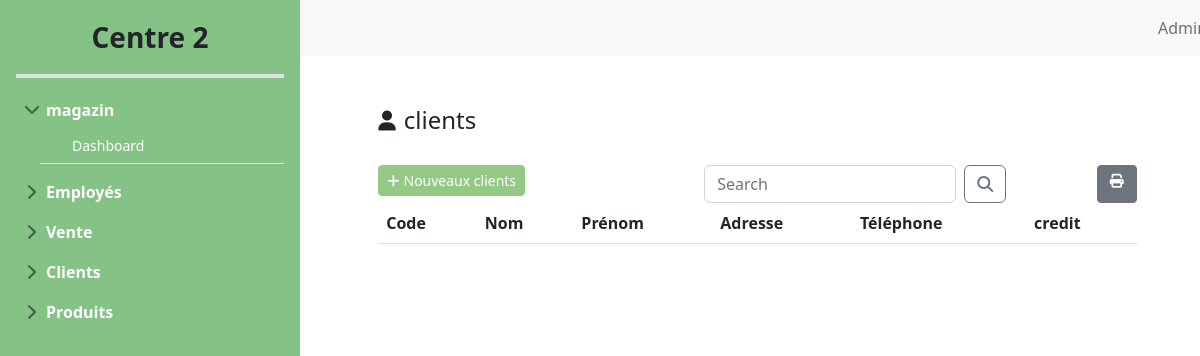
Before: /clientList/2/ with the older database file.
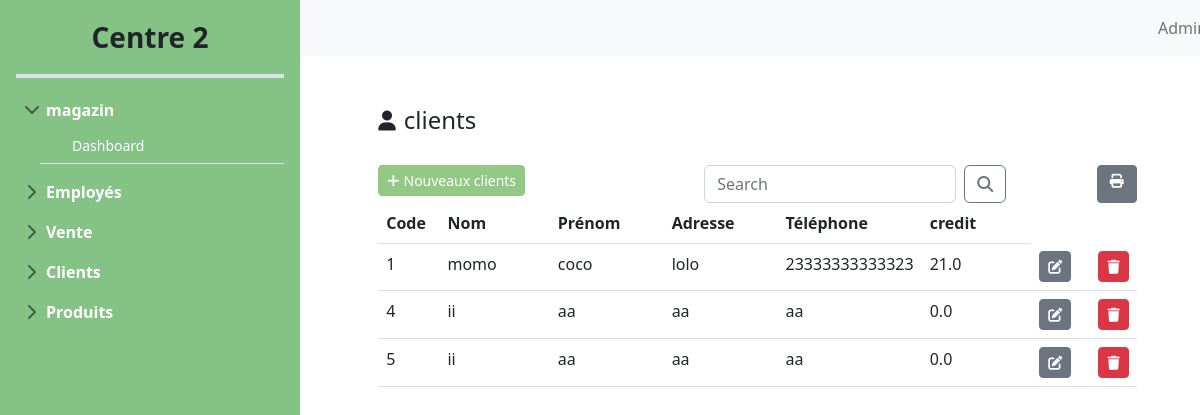
After: the same page with the newer database file.
### center/models.py (models this page shows)
class ClientC(models.Model):
    code_cl = models.AutoField(primary_key=True)
    nom_cl = models.CharField(max_length=50)
    prenom_cl = models.CharField(max_length=50)
    adresse_cl = models.CharField(max_length=100)
    telephone_cl = models.CharField(max_length=50)
    credit = models.FloatField(default=0.0)
    centre = models.ForeignKey(Centre, on_delete=models.CASCADE, null=True)

### center/views.py (the view)
# urls.py: path('clientList/<int:centre>/',views.afficher_clients,name='clientList'),
def afficher_clients(request,centre):
    clients = Client.objects.filter(centre=centre)
    if 'q' in request.GET:
        q=request.GET['q']
        multiple_q=Q(Q(nom_cl__icontains=q) | (Q(prenom_cl__icontains=q)))
        clients=clients.filter(multiple_q)
    return render(request,"center/clients/clientList.html",{"clients":clients,"centre":centre})

### templates/center/clients/clientList.html (shortened to what this page needs)
{%extends 'center/base/baseCenter.html' %}
{%block content%}
<div class="row">
    <div class="col-md-1"></div>
    <div class="col-md-11">
        <div class="d-flex align-items-center" style="padding-top: 50px;">
            <i class="fa-solid fa-user me-2 fa-lg" style="margin-top: px;"></i>
            <h4 class="mb-0">clients</h4>
        </div>
    </div>
</div>
<div class="row" style="padding-top: 30px;">
    <div class="col-md-1"></div>
    <div class="col-md-10">
        <div class="card border-0">
            <div class="row">
                <div class="col-md-5">
                    <a class="btn btn-secondary btn-sm" id="green-btn" href="{% url 'clientAdd' centre=centre %}">
                        <i class="fa-solid fa-plus me-1"></i>Nouveaux clients
                    </a>
                </div>
                <div class="col-md-5">
                    <form class="d-flex">
                        <input class="form-control me-2" name="q" type="search" placeholder="Search"
                            aria-label="Search">
                        <button class="btn btn-outline-secondary" type="submit"><i
                                class="fa-solid fa-magnifying-glass"></i></button>
                    </form>
                </div>
                <div class="col-md-2 d-flex justify-content-end">
                    <a class="btn btn-secondary btn-sm" href="{%url 'clientPrint' centre=centre %}"><i
                            class="fa-solid fa-print me-1 ms-1"></i></a>
                </div>
            </div>
        </div>
        <table class="table table-hover bg-white">
            <thead>
                <tr>
                    <th>Code</th>
                    <th>Nom</th>
                    <th>Prénom</th>
                    <th>Adresse</th>
                    <th>Téléphone</th>
                    <th>credit</th>
                </tr>
            </thead>
            <tbody>
                {% for client in clients %}
                <tr>
                    <td class="col-md-1">{{client.code_cl}}</td>
                    <td class="col-md-2">{{client.nom_cl}}</td>
                    <td class="col-md-2">{{client.prenom_cl }}</td>
                    <td class="col-md-2">{{client.adresse_cl }}</td>
                    <td class="col-md-2">{{client.telephone_cl}}</td>
                    <td class="col-md-2">{{client.credit}}</td>
                    <td class="col-md-1"><a class="btn btn-secondary btn-sm"
                            href="{%url 'clientEdit' pk=client.code_cl centre=centre %}">
                            <i class="fa-solid fa-pen-to-square"></i></a></td>
                    <td class="col-md-1"><a class="btn btn-danger btn-sm"
                            href="{%url 'clientDelete' pk=client.code_cl  centre=centre %}"> <i
                                class="fa-solid fa-trash"></i>
                        </a></td>
                </tr>
                {% endfor %}
            </tbody>
        </table>
    </div>
    <div class="col-md-1"></div>
</div>
{%endblock%}

### templates/center/base/baseCenter.html (shortened to what this page needs)
<!DOCTYPE html>
<html lang="en">
{% load static %}
<head>
    <link rel="stylesheet" href="{% static 'css/bootstrap.min.css' %}">
    <link rel="stylesheet" href="/static/customCenter.css">
    <link rel="stylesheet" href="/static/font-6/css/all.css">
    <link href="https://cdn.jsdelivr.net/npm/select2@4.1.0-rc.0/dist/css/select2.min.css" rel="stylesheet" />
</head>
<body>
    <div class="main-container d-flex">
        <div class="sidebar-container">
            <div class="min-vh-100  p-3  bg-green" style="width: 300px;">
                <div
                    class="d-flex align-items-center justify-content-center pb-3 mb-3 text-decoration-none border-4 border-bottom custom-border">
                    <span class="fs-3 fw-semibold green">Centre {{centre}} </span>
                </div>
                <ul class="list-unstyled ps-0">
                    <li class="mb-2">
                        <button class="btn  btn-toggle align-items-center link-custom  collapsed"
                            data-bs-toggle="collapse" data-bs-target="#dash-collapse" aria-expanded="true">
                            magazin
                        </button>
                        <div class="collapse show" id="dash-collapse">
                            <ul class="btn-toggle-nav list-unstyled fw-normal pb-1 small">
                                <li class="ms-4  border-bottom   p-1"><a href="{% url 'dashboard' %}"
                                        class=" link-custom ">Dashboard</a></li>
                            </ul>
                        </div>
                    </li>
                    <li class="mb-2">
                        <button class="btn btn-toggle link-custom align-items-center  collapsed"
                            data-bs-toggle="collapse" data-bs-target="#emp-collapse" aria-expanded="false">
                            Employés
                        </button>
                    </li>
                    <li class="mb-2">
                        <button class="btn btn-toggle link-custom align-items-center  collapsed"
                            data-bs-toggle="collapse" data-bs-target="#orders-collapse" aria-expanded="false">
                            Vente
                        </button>
                    </li>
                    <li class="mb-2">
                        <button class="btn btn-toggle link-custom align-items-center  collapsed"
                            data-bs-toggle="collapse" data-bs-target="#clients-collapse" aria-expanded="false">
                            Clients
                        </button>
                    </li>
                    <li class="mb-2">
                        <button class="btn btn-toggle link-custom align-items-center  collapsed"
                            data-bs-toggle="collapse" data-bs-target="#produits-collapse" aria-expanded="false">
                            Produits
                        </button>
                    </li>
                </ul>
            </div>
        </div>
        <div class="container">
            <nav class="navbar navbar-expand-lg navbar-light bg-light">
                <div class="collapse navbar-collapse" id="navbarNav" style=" margin-left: 850px;">
                    <ul class="navbar-nav">
                        <li class="nav-item active">
                            <a class="nav-link" href="/admin">Admin</a>
                        </li>
                    </ul>
                </div>
            </nav>
            {%block content%} {%endblock%}
        </div>
    </div>
</body>
</html>

### static/customCenter.css (style rules this page uses)
body { min-height: 100vh; min-height: -webkit-fill-available; }
html { height: -webkit-fill-available; }
.btn-toggle { display: inline-flex; align-items: center; padding: .25rem .5rem; font-weight: 600; background-color: transparent; border: 0; }
.btn-toggle::before { margin-right: 6px; width: 1em; line-height: 0; transition: transform .35s ease; transform-origin: .5em 50%; }
.btn-toggle[aria-expanded="true"]::before { transform: rotate(90deg); }
.btn-toggle-nav a { display: inline-flex; padding: .1875rem .5rem; margin-top: .125rem; margin-left: 1.25rem; text-decoration: none; }
.fw-semibold { font-weight: 600; }
.bg-green { background-color: rgb(133, 194, 133); }
.link-custom { color: #fff; text-decoration: none; }
.container { padding-left: 0; padding-right: 0; margin-right: 0; }
#green-btn { background-color: #94c985 !important; border-color: #94c985 !important; }

Changed rows visible on the page:
added ClientC: code_cl "1", nom_cl "momo", prenom_cl "coco", adresse_cl "lolo", telephone_cl "23333333333323", credit "21.0"
added ClientC: code_cl "4", nom_cl "ii", prenom_cl "aa", adresse_cl "aa", telephone_cl "aa", credit "0.0"
added ClientC: code_cl "5", nom_cl "ii", prenom_cl "aa", adresse_cl "aa", telephone_cl "aa", credit "0.0"
